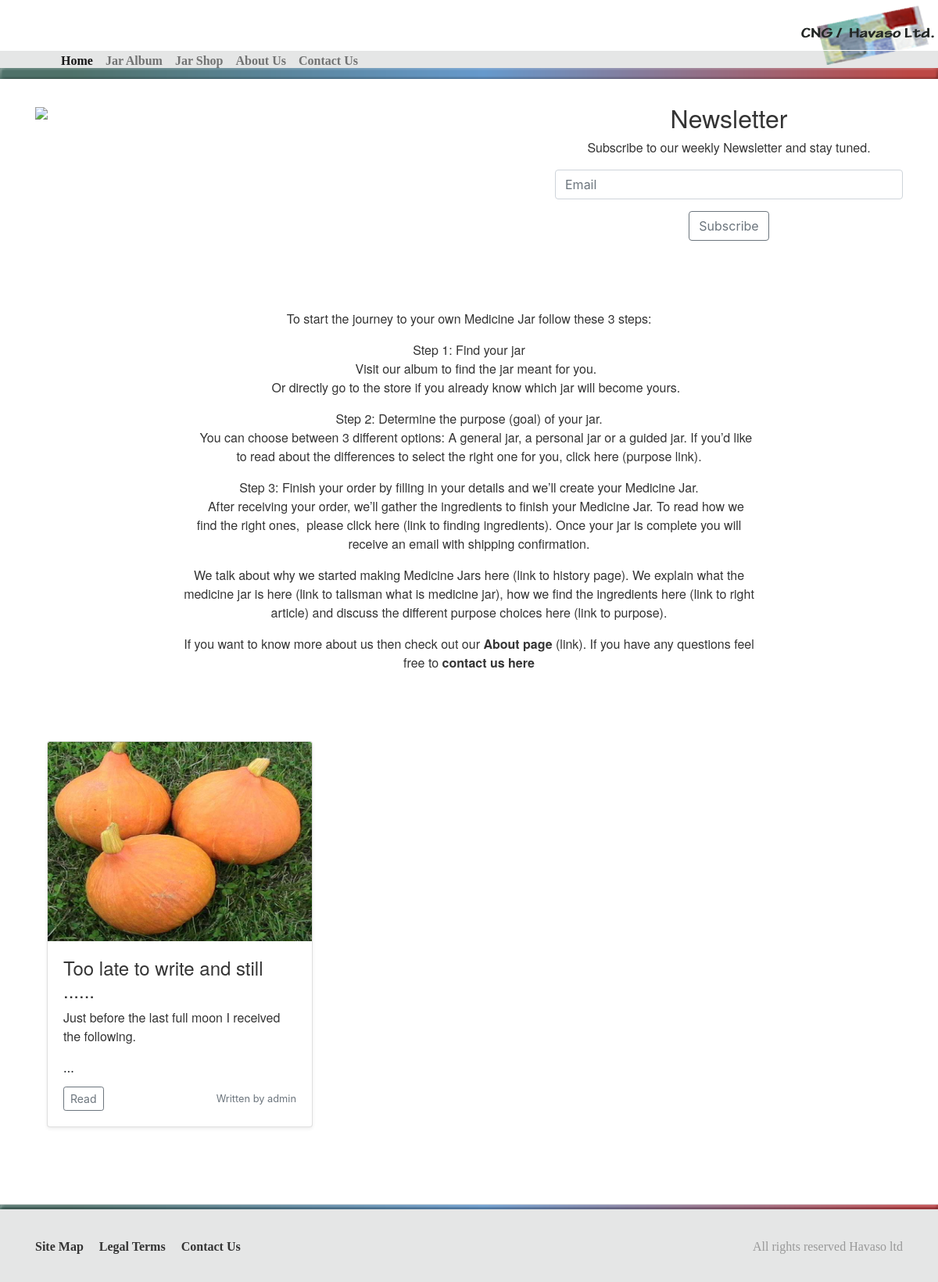
The page / on the database its author committed.
### home/models.py (models this page shows, shortened)
class WebContent(models.Model):
    position = models.CharField(max_length=200)
    text = RichTextField()
    pub_date = models.DateTimeField('date published')

### blog/models.py (models this page shows, shortened)
class Posts (models.Model):
    title = models.CharField(max_length=100)
    featured_image = models.FileField(upload_to='blog', default='')
    content = RichTextField()
    categories = models.ManyToManyField(Category, blank=True, default=None)
    permission = (
        ('Not set', 'Not set'),
        ('Yes, can be published', 'Yes, can be published'),
        ('No, needs more work and re-edited again before publishing', 'No, needs more work and re-edited again before publishing'),
    )
    permission_to_publish = models.CharField(
        max_length=1000,
        choices=permission,
        null=True,
        blank=True,
    )
    date_created = models.DateTimeField(default=timezone.now)
    date_posted = models.DateTimeField(null=True, blank=True)
    author = models.ForeignKey(User, on_delete=models.CASCADE)
    editor = models.ForeignKey(User, blank=True, null=True, on_delete=models.PROTECT, related_name='user_editor')

### home/views.py (the view)
# urls.py: path('', views.index, name='havaso-home'),
def index(request):
    context =  {
        'title' : 'Homepage',
        'description' : WebContent.objects.get(position__iexact="HomePageDescriptionText"),
         'posts' : Posts.objects.all().order_by('-date_created')[:3],
        }
    print(check_set_session(request))
    print(request.session.get('wishlist'))
    return render(request, 'home/index.html', context)

### home/views.py (called while the page is built)
def get_client_ip(request):
    x_forwarded_for = request.META.get('HTTP_X_FORWARDED_FOR')
    if x_forwarded_for:
        ip = x_forwarded_for.split(',')[0]
    else:
        ip = request.META.get('REMOTE_ADDR')
    return ip

def check_set_session(request):
    current_session_state = request.session.get('wishlist')
    if current_session_state is None:
        ip = get_client_ip(request)
        print("It is triggered!")
        request.session['wishlist'] = {
            'ip': ip,
            'products': ''
        }
        current_session_state = request.session.get('wishlist')
        return current_session_state
    else:
        return current_session_state

### home/templates/home/index.html (shortened to what this page needs)
{% extends "home/base.html" %}
{% block content %}
<div class="container py-4">
<div class="col-md-12 remove-all-margin-padding">
 <div class="row">
        <div class="col-md-7">
        <img src="http://test.havaso.com/wp-content/uploads/2018/09/photo-slider-1-700x250.jpg" class="img-fluid">
      </div>
        <div class="col-md-5">
    		<div class="thumbnail center well well-sm text-center">
                <h2>Newsletter</h2>
                <p>Subscribe to our weekly Newsletter and stay tuned.</p>
                <form enctype="multipart/form-data" method="post" action="/newsletter/newsletter/subscribe/" id="subscribe">
<input type="email" class="form-control" name="email_field" required="" id="id_email_field" placeholder="Email">
<button id="id_submit" name="submit" class="btn btn-large btn-outline-secondary btn-subscribe" value="Subscribe" type="submit">Subscribe</button>
</form>
            </div>
        </div>
    </div>
    </div>
  </div>
    <main role="main" class="container">
      <div class="row">
        <div class="col-md-8 offset-md-2 blog-main py-5">
          <div class="blog-post">
            <p>{{ description.text|safe }}</p>
          </div>
        </div>
      </div>
<div class="album py-4">
        <div class="container">
            <div class="row">
           {% for post in posts %}
            <div class="col-md-4">
              <div class="card mb-4 shadow-sm">
                <img class="card-img-top" src="/media/{{ post.featured_image }}" width="255px" height="255px" alt="Card image cap">
                <div class="card-body">
                <h4 class="card-text">{{ post.title }}</h4>
                  <div class="card-text flex-column" style="height: 100px;">{{ post.content|safe|truncatewords:10 }}</div>
                  <div class="d-flex justify-content-between align-items-center">
                    <div class="btn-group">
                      <button type="button" class="btn btn-sm btn-outline-secondary">Read</button>
                    </div>
                    <small class="text-muted">Written by {{ post.author }} </small>
                  </div>
                </div>
              </div>
            </div>
           {% endfor %}
          </div>
        </div>
    </div>
    </main>
{% endblock %}

### home/templates/home/base.html (shortened to what this page needs)
<!doctype html>
<html lang="en">
<head>
    {% load static %}
    <link href="https://cdnjs.cloudflare.com/ajax/libs/lightslider/1.1.6/css/lightslider.css" rel="stylesheet">
    <link href="https://stackpath.bootstrapcdn.com/bootstrap/4.2.1/css/bootstrap.min.css" rel="stylesheet">
    <link href="{% static 'home/assets/css/main.css' %}" rel="stylesheet">
    <link href="{% static 'home/assets/css/shop.css' %}" rel="stylesheet">
</head>
<header>
    <div class="float-right logomargin"><img src="{% static 'home/assets/img/Logo.png' %}" alt="placeholder 960"
                                             class="img-fluid"/></div>
    <div class="whiteline"></div>
    <nav style="font-family: GraublauWeb;" class="navbar navbar-expand-lg navbar-light navbarlocation">
        <div class="collapse navbar-collapse align-items-start" id="navbarsExample08">
            <ul class="navbar-nav align-items-start">
                {% with url_name=request.resolver_match.url_name %}
                <li class="nav-item {% if url_name == 'havaso-home' %}active{% endif %}">
                    <a class="nav-link" href="/">Home</a>
                </li>
                <li class="nav-item {% if url_name == 'album' %}active{% endif %}">
                    <a class="nav-link" href="/album">Jar Album</a>
                </li>
                <li class="nav-item  {% if url_name == 'shop' %}active{% endif %}">
                    <a class="nav-link" href="/shop">Jar Shop</a>
                </li>
                <li class="nav-item  {% if url_name == 'about' %}active{% endif %}">
                    <a class="nav-link" href="/about">About Us</a>
                </li>
                <li class="nav-item  {% if url_name == 'contact' %}active{% endif %}">
                    <a class="nav-link" href="/contact">Contact Us</a>
                </li>
                {% endwith %}
            </ul>
        </div>
    </nav>
    <div class="col-md-12 remove-all-margin-padding">
        <div id="preview-image-wrapper">
            <span class="firstOverlayLine"></span>
            <img src="{% static 'home/assets/img/ColouredLine.png' %}" alt="placeholder 960"
                 class="img-fluid w-100 colorline"/>
        </div>
    </div>
</header>
{% block content %}{% endblock %}
<footer class="blog-footer">
    <div class="col-md-12 remove-all-margin-padding">
        <img src="{% static 'home/assets/img/footer-p2&3-2048.png' %}" alt="placeholder 960" class="img-fluid w-100"/>
        <div style="font-family: GraublauWeb;" class="container">
            <div class="row">
                <div class="col-md-6"><a href="#">Site Map</a> &nbsp; &nbsp; <a href="#">Legal Terms</a> &nbsp; &nbsp;
                    <a href="#">Contact Us</a></div>
                <div class="col-md-6 text-right">All rights reserved Havaso ltd</div>
            </div>
        </div>
    </div>
</footer>
</body>
</html>

### home/static/home/assets/css/main.css (style rules this page uses)
html { position: relative; min-height: 100%; }
h1, h2, h3, h4, h5, h6, p { font-family: Helvetica Neue,Helvetica,Arial,sans-serif; color: #343434; }
@media (min-width: 992px) { .logomargin { max-height: 76px; max-width: 177px; margin: 7px 5px 0 0; } }
@media (min-width: 992px) { .whiteline { width: 100%; background-color: white; height: 1px; position: absolute; top: 64px; } }
@media (min-width: 992px) { .firstOverlayLine { position: absolute; display: block; height: 36px; width: 100%; background: #e5e6e6; top: 64px; z-index:-1; border-top: 1px solid white; } }
@media (min-width: 992px) { .colorline { margin-top: -5px; } }
@media (min-width: 992px) { .navbarlocation { position: absolute; left: 4.5%; right: 25%; top: 50px; display: block; z-index:100000; } }
.btn-subscribe { margin-top: 15px; }
.blog-post { text-align: center; }
.blog-footer { color: #999; background-color: #e5e6e6; border-top: .05rem solid #e5e5e5; }
.remove-all-margin-padding { margin:0 ! important; padding:0 ! important; }
a { color: #343434; font-weight: bold; text-decoration: none; }
footer { position: absolute; left: 0; bottom: 0; height: 100px; width: 100%; }

### rows shown on the page
WebContent: text "To start the journey to your own Medicine Jar follow these 3 steps: Step 1: Find your jar Visit our album to find the jar meant for you. Or directly go to the store if you already know which jar will become yours. Step 2: Determine the purpose (goal) of your jar. You can choose between 3 different options: A general jar, a personal jar or a guided jar. If you’d like to read about the differences to select the right one for you, click here (purpose link). Step 3: Finish your order by filling in your details and we’ll create your Medicine Jar. After receiving your order, we’ll gather the ingredients to finish your Medicine Jar. To read how we find the right ones, please click here (link to…"
Posts: featured_image (picture), title "Too late to write and still ......", content "Just before the last full moon I received the following. …", author "admin"
